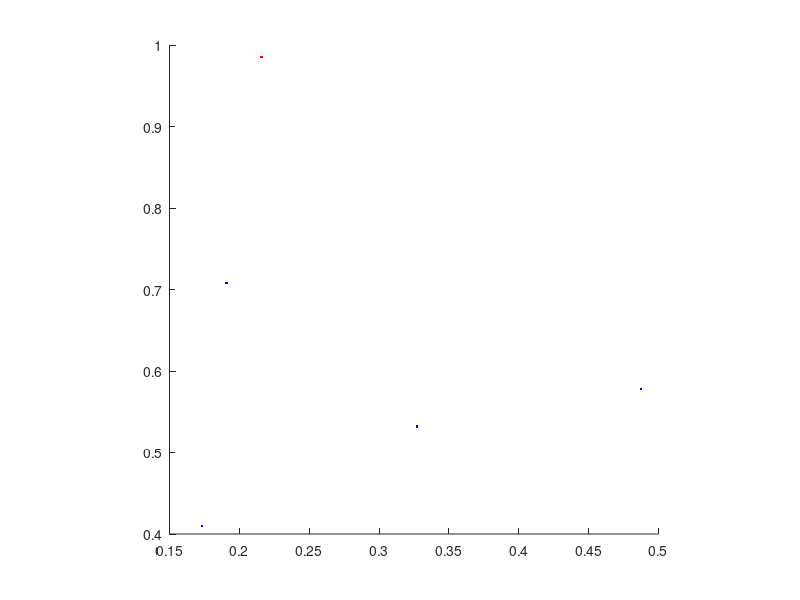

Source code (MATLAB):
clc;clear all; clear variables;

n=input('Num here: ');
x=rand(n,1);
y=rand(n,1);
figure('color','white');
hold all

axis square;
x1=x-0.5;
y1=y-0.5; 
r=x1.^2+y1.^2;
m=0;  
for a=1:n
    if r(a)<=0.25
        m=m+1;
        plot(x(a),y(a),'b.');
    else

        plot(x(a),y(a),'r.');
    end
end
m/(0.25*n)